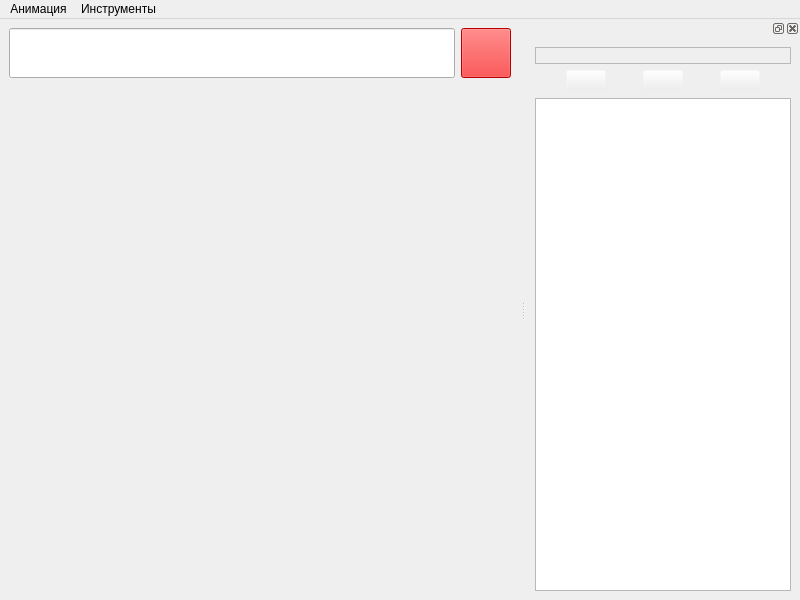
<?xml version="1.0" encoding="UTF-8"?>
<ui version="4.0">
 <class>MainWindow</class>
 <widget class="QMainWindow" name="MainWindow">
  <property name="geometry">
   <rect>
    <x>0</x>
    <y>0</y>
    <width>800</width>
    <height>600</height>
   </rect>
  </property>
  <property name="windowTitle">
   <string>Графики</string>
  </property>
  <widget class="QWidget" name="centralwidget">
   <layout class="QGridLayout" name="gridLayout">
    <item row="0" column="0">
     <widget class="QLineEdit" name="formulaEdit">
      <property name="sizePolicy">
       <sizepolicy hsizetype="Preferred" vsizetype="Preferred">
        <horstretch>20</horstretch>
        <verstretch>2</verstretch>
       </sizepolicy>
      </property>
      <property name="minimumSize">
       <size>
        <width>50</width>
        <height>50</height>
       </size>
      </property>
      <property name="maximumSize">
       <size>
        <width>16777215</width>
        <height>50</height>
       </size>
      </property>
      <property name="font">
       <font>
        <pointsize>10</pointsize>
       </font>
      </property>
     </widget>
    </item>
    <item row="0" column="1">
     <widget class="QPushButton" name="btnGraphInfo">
      <property name="sizePolicy">
       <sizepolicy hsizetype="Preferred" vsizetype="Preferred">
        <horstretch>2</horstretch>
        <verstretch>2</verstretch>
       </sizepolicy>
      </property>
      <property name="minimumSize">
       <size>
        <width>50</width>
        <height>50</height>
       </size>
      </property>
      <property name="maximumSize">
       <size>
        <width>50</width>
        <height>50</height>
       </size>
      </property>
      <property name="sizeIncrement">
       <size>
        <width>0</width>
        <height>0</height>
       </size>
      </property>
      <property name="styleSheet">
       <string notr="true">background-color : red</string>
      </property>
      <property name="text">
       <string/>
      </property>
      <property name="iconSize">
       <size>
        <width>20</width>
        <height>20</height>
       </size>
      </property>
     </widget>
    </item>
    <item row="1" column="0" colspan="2">
     <widget class="QWidget" name="plotWidget" native="true">
      <property name="sizePolicy">
       <sizepolicy hsizetype="Preferred" vsizetype="Preferred">
        <horstretch>0</horstretch>
        <verstretch>20</verstretch>
       </sizepolicy>
      </property>
      <property name="minimumSize">
       <size>
        <width>0</width>
        <height>0</height>
       </size>
      </property>
     </widget>
    </item>
   </layout>
  </widget>
  <widget class="QDockWidget" name="graphsAnimationDockWidget">
   <attribute name="dockWidgetArea">
    <number>2</number>
   </attribute>
   <widget class="QWidget" name="graphsAnimationDockWidgetContents">
    <layout class="QVBoxLayout" name="verticalLayout_2">
     <item>
      <widget class="QLabel" name="labelExpression">
       <property name="font">
        <font>
         <pointsize>10</pointsize>
        </font>
       </property>
       <property name="frameShape">
        <enum>QFrame::StyledPanel</enum>
       </property>
       <property name="frameShadow">
        <enum>QFrame::Plain</enum>
       </property>
       <property name="text">
        <string/>
       </property>
       <property name="alignment">
        <set>Qt::AlignCenter</set>
       </property>
      </widget>
     </item>
     <item>
      <layout class="QHBoxLayout" name="horizontalLayout_2">
       <item>
        <widget class="QPushButton" name="btnShowAnimation">
         <property name="sizePolicy">
          <sizepolicy hsizetype="Fixed" vsizetype="Fixed">
           <horstretch>0</horstretch>
           <verstretch>0</verstretch>
          </sizepolicy>
         </property>
         <property name="autoFillBackground">
          <bool>false</bool>
         </property>
         <property name="styleSheet">
          <string notr="true">background-color: rgba(239, 239, 239, 0);</string>
         </property>
         <property name="text">
          <string/>
         </property>
         <property name="icon">
          <iconset>
           <normaloff>resources/icons/anim_controls/play.svg</normaloff>resources/icons/anim_controls/play.svg</iconset>
         </property>
        </widget>
       </item>
       <item>
        <widget class="QPushButton" name="btnStopAnimation">
         <property name="sizePolicy">
          <sizepolicy hsizetype="Fixed" vsizetype="Fixed">
           <horstretch>0</horstretch>
           <verstretch>0</verstretch>
          </sizepolicy>
         </property>
         <property name="styleSheet">
          <string notr="true">background-color: rgba(239, 239, 239, 0);</string>
         </property>
         <property name="text">
          <string/>
         </property>
         <property name="icon">
          <iconset>
           <normaloff>resources/icons/anim_controls/stop.svg</normaloff>resources/icons/anim_controls/stop.svg</iconset>
         </property>
        </widget>
       </item>
       <item>
        <widget class="QPushButton" name="btnAnimationDirection">
         <property name="sizePolicy">
          <sizepolicy hsizetype="Fixed" vsizetype="Fixed">
           <horstretch>0</horstretch>
           <verstretch>0</verstretch>
          </sizepolicy>
         </property>
         <property name="contextMenuPolicy">
          <enum>Qt::CustomContextMenu</enum>
         </property>
         <property name="styleSheet">
          <string notr="true">background-color: rgba(239, 239, 239, 0);</string>
         </property>
         <property name="text">
          <string/>
         </property>
         <property name="icon">
          <iconset>
           <normaloff>resources/icons/anim_params/right-arrow.svg</normaloff>resources/icons/anim_params/right-arrow.svg</iconset>
         </property>
         <property name="iconSize">
          <size>
           <width>20</width>
           <height>20</height>
          </size>
         </property>
        </widget>
       </item>
      </layout>
     </item>
     <item>
      <widget class="QListWidget" name="animationListWidget">
       <property name="editTriggers">
        <set>QAbstractItemView::NoEditTriggers</set>
       </property>
       <property name="showDropIndicator" stdset="0">
        <bool>true</bool>
       </property>
       <property name="dragEnabled">
        <bool>true</bool>
       </property>
       <property name="dragDropMode">
        <enum>QAbstractItemView::InternalMove</enum>
       </property>
       <property name="defaultDropAction">
        <enum>Qt::MoveAction</enum>
       </property>
       <property name="selectionMode">
        <enum>QAbstractItemView::ExtendedSelection</enum>
       </property>
       <property name="wordWrap">
        <bool>false</bool>
       </property>
      </widget>
     </item>
    </layout>
   </widget>
  </widget>
  <widget class="QMenuBar" name="menuBar">
   <property name="geometry">
    <rect>
     <x>0</x>
     <y>0</y>
     <width>800</width>
     <height>26</height>
    </rect>
   </property>
   <widget class="QMenu" name="menuAnimation">
    <property name="title">
     <string>Анимация</string>
    </property>
    <addaction name="actionShowAnimationDock"/>
   </widget>
   <widget class="QMenu" name="menuInstruments">
    <property name="title">
     <string>Инструменты</string>
    </property>
    <widget class="QMenu" name="menuFavoriteFunctions">
     <property name="title">
      <string>Сохраненные функции</string>
     </property>
     <addaction name="actionSaveFunc"/>
     <addaction name="actionLoadFunc"/>
    </widget>
    <addaction name="actionFunctionData"/>
    <addaction name="menuFavoriteFunctions"/>
   </widget>
   <addaction name="menuAnimation"/>
   <addaction name="menuInstruments"/>
  </widget>
  <action name="actionShowAnimationDock">
   <property name="checkable">
    <bool>true</bool>
   </property>
   <property name="enabled">
    <bool>false</bool>
   </property>
   <property name="text">
    <string>Панель анимации</string>
   </property>
  </action>
  <action name="actionFunctionData">
   <property name="text">
    <string>Данные функции</string>
   </property>
  </action>
  <action name="action_2">
   <property name="text">
    <string>Добавить </string>
   </property>
  </action>
  <action name="actionSaveFunc">
   <property name="text">
    <string>Сохранить функцию</string>
   </property>
  </action>
  <action name="actionLoadFunc">
   <property name="text">
    <string>Показать функции</string>
   </property>
  </action>
 </widget>
 <resources/>
 <connections/>
</ui>
